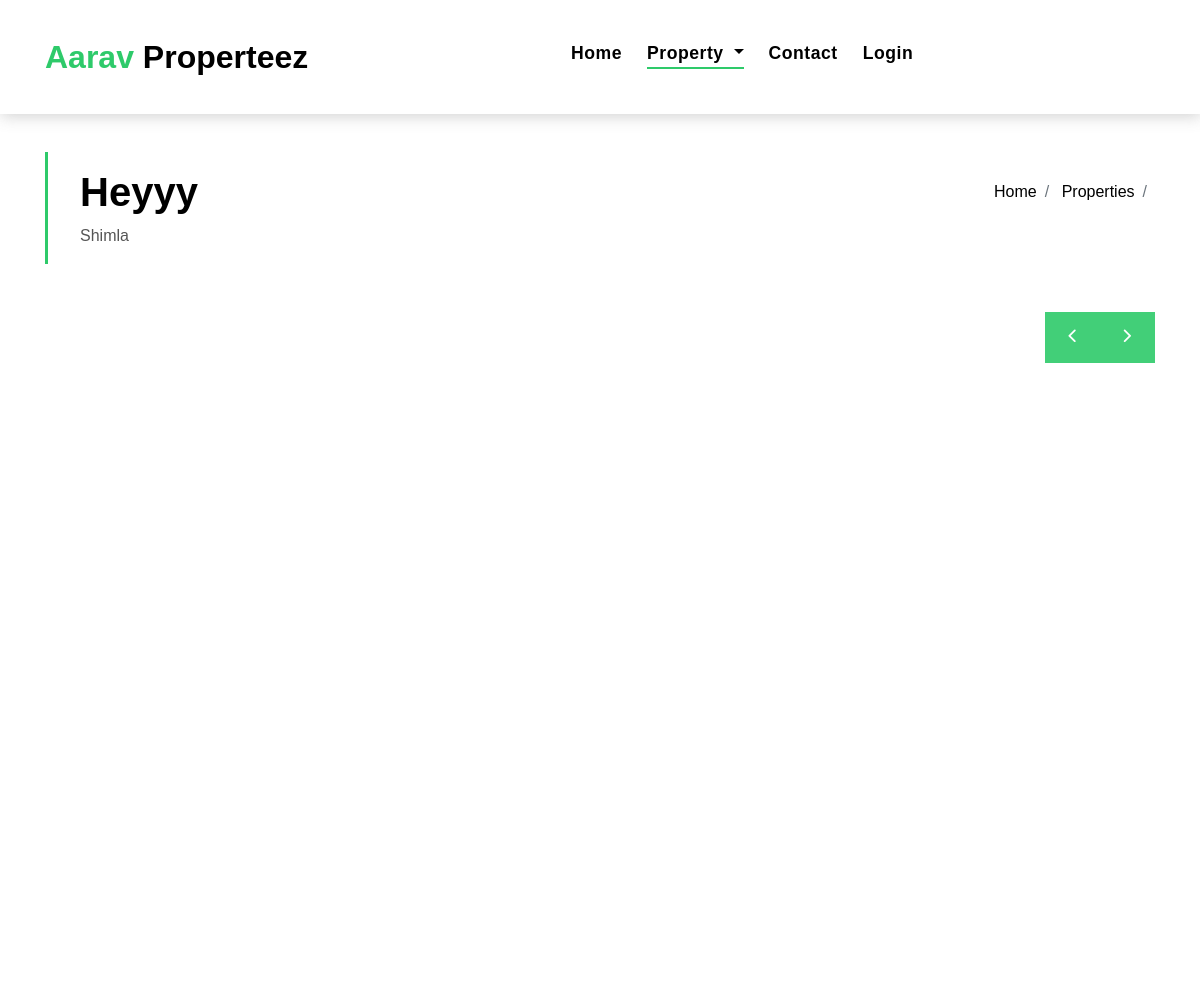
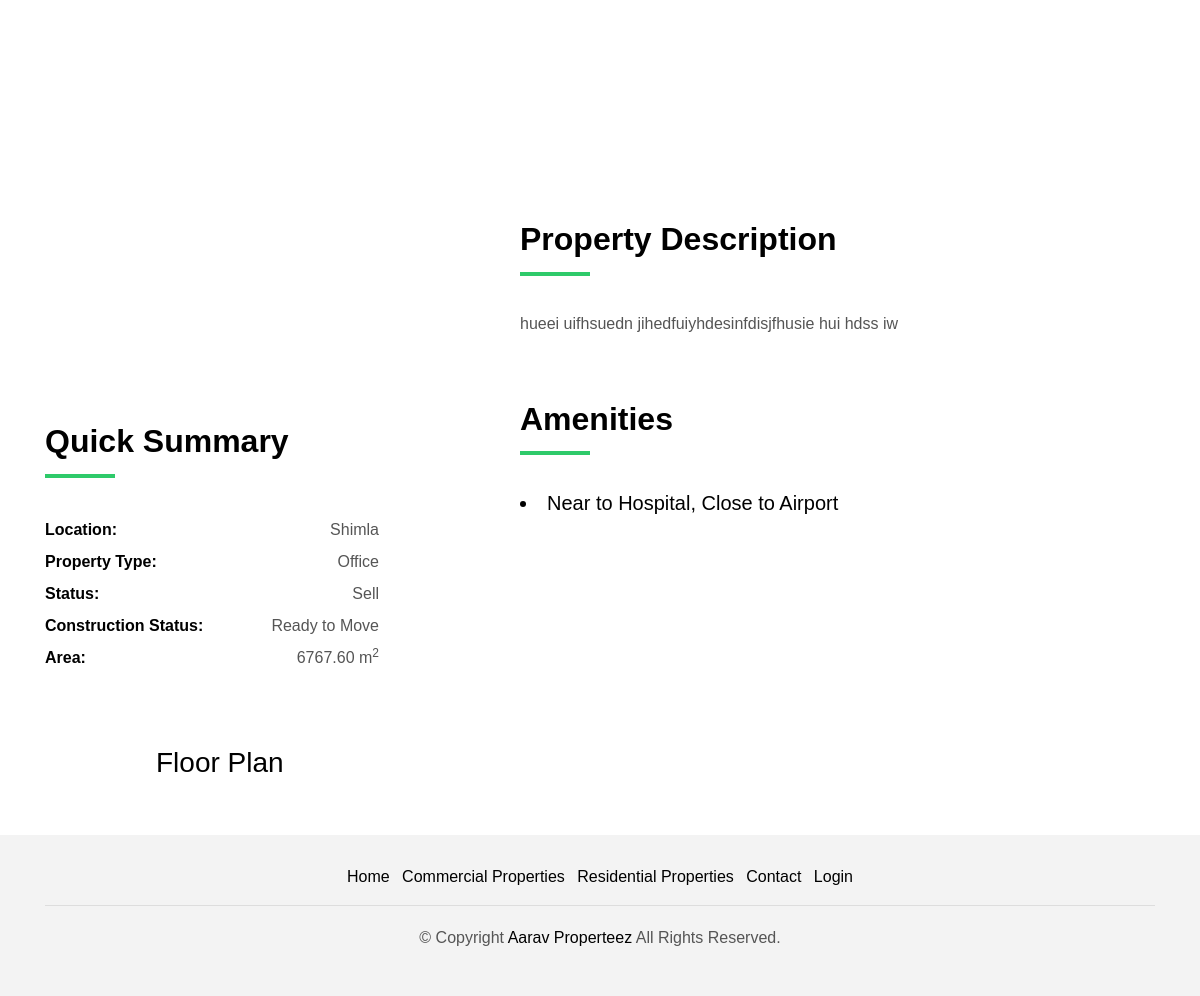
Screenshot of /commercial/8 with the database file from the repository (2 pictures, top to bottom).
### app/models.py (models this page shows, shortened)
class Commercial(models.Model):
    sno = models.AutoField(primary_key=True)
    main_image = models.ImageField(
        upload_to='main_images/', default='none', blank=False)
    area = models.DecimalField(max_digits=10, decimal_places=2)
    title = models.CharField(max_length=100)
    content = models.TextField()
    price = models.IntegerField()
    timestamp = models.DateTimeField(default=now)
    sell_or_rent = models.CharField(max_length=20,
                                    choices=SELL_OR_RENT_COMM_CHOICES)
    location = models.CharField(max_length=150)
    property_type = models.CharField(max_length=20,
                                     choices=COMM_PROPERTY_CHOICES)
    floorplan = models.ImageField(
        upload_to='floorplan_images/', default='none', blank=False)
    construction_status = models.CharField(max_length=20,
                                           choices=COMM_STATUS_CHOICES)
    amenities = MultiSelectField(choices=MY_COMM_CHOICES)

### app/views.py (the view)
# urls.py: path('commercial/<int:sno>', views.commercial_single_view,
def commercial_single_view(request, sno):
    property_data = Commercial.objects.filter(sno=sno)
    post = get_object_or_404(Commercial, sno=sno)
    photos = PostImage.objects.filter(post=post)
    context = {
        'property_data': property_data,
        'photos': photos,
    }
    return render(request, "commercial_single.html", context)

### templates/commercial_single.html (shortened to what this page needs)
{% extends 'base.html' %} {% load static %}
{% block propertyactive %} active{% endblock propertyactive %}
{% block content %}
{% for propertydata in property_data %}
<section class="intro-single">
    <div class="container">
        <div class="row">
            <div class="col-md-12 col-lg-8">
                <div class="title-single-box">
                    <h1 class="title-single">{{propertydata.title}}</h1>
                    <span class="color-text-a">{{propertydata.location}}</span>
                </div>
            </div>
            <div class="col-md-12 col-lg-4">
                <nav aria-label="breadcrumb" class="breadcrumb-box d-flex justify-content-lg-end">
                    <ol class="breadcrumb">
                        <li class="breadcrumb-item">
                            <a href="../">Home</a>
                        </li>
                        <li class="breadcrumb-item">
                            <a href="">Properties</a>
                        </li>
                        <li class="breadcrumb-item active" aria-current="page">
                        </li>
                    </ol>
                </nav>
            </div>
        </div>
    </div>
</section>
<section class="property-single nav-arrow-b">
    <div class="container">
        <div class="row">
            <div class="col-sm-12">
                <div id="property-single-carousel" class="owl-carousel owl-arrow gallery-property">
                </div>
                <div class="row justify-content-between">
                    <div class="col-md-5 col-lg-4">
                        <div class="property-summary">
                            <div class="row">
                                <div class="col-sm-12">
                                    <div class="title-box-d section-t4">
                                        <h3 class="title-d">Quick Summary</h3>
                                    </div>
                                </div>
                            </div>
                            <div class="summary-list">
                                <ul class="list">
                                    <li class="d-flex justify-content-between">
                                        <strong>Location:</strong>
                                        <span>{{propertydata.location}}</span>
                                    </li>
                                    <li class="d-flex justify-content-between">
                                        <strong>Property Type:</strong>
                                        <span>{{propertydata.property_type}}</span>
                                    </li>
                                    <li class="d-flex justify-content-between">
                                        <strong>Status:</strong>
                                        <span>{{propertydata.sell_or_rent}}</span>
                                    </li>
                                    <li class="d-flex justify-content-between">
                                        <strong>Construction Status:</strong>
                                        <span>{{propertydata.construction_status}}</span>
                                    </li>
                                    <li class="d-flex justify-content-between">
                                        <strong>Area:</strong>
                                        <span>{{propertydata.area}}
                                            m<sup>2</sup>
                                        </span>
                                    </li>
                                </ul>
                            </div>
                        </div>
                    </div>
                    <div class="col-md-7 col-lg-7 section-md-t3">
                        <div class="row">
                            <div class="col-sm-12">
                                <div class="title-box-d">
                                    <h3 class="title-d">Property Description</h3>
                                </div>
                            </div>
                        </div>
                        <div class="property-description">
                            <p class="description color-text-a">
                                {{propertydata.content}}
                            </p>
                        </div>
                        <div class="row section-t3">
                            <div class="col-sm-12">
                                <div class="title-box-d">
                                    <h3 class="title-d">Amenities</h3>
                                </div>
                            </div>
                        </div>
                        {% for a in property_data %}
                        <div class="amenities-list color-text-a">
                            <h5 class="">
                                <li>{{a.amenities}}</li>
                            </h5>
                        </div>
                        {% endfor %}
                    </div>
                </div>
            </div>
            <div class="col-md-10 offset-md-1">
                <ul class="nav nav-pills-a nav-pills mb-3 section-t3" id="pills-tab" role="tablist">
                    <li class="nav-item">
                        <a class="nav-link" id="pills-plans-tab" data-toggle="pill" href="#pills-plans" role="tab" aria-controls="pills-plans" aria-selected="false">
                            <h3>Floor Plan</h3>
                        </a>
                    </li>
                </ul>
                <div class="tab-content" id="pills-tabContent">
                    <div class="tab-pane fade show active" id="pills-plans" role="tabpanel" aria-labelledby="pills-plans-tab">
                    </div>
                </div>
            </div>
            <br>
            <br>
        </div>
    </div>
</section>
{% endfor %}
{% endblock content %}

### static/css/style.css (style rules this page uses)
body { font-family: "Poppins", sans-serif; color: #555555; }
h1, h2, h3, h4, h5, h6 { color: #000000; }
a { color: #000000; transition: all 0.5s ease; }
.color-text-a { color: #555555; }
.nav-pills-a.nav-pills .nav-link { color: #000000; position: relative; font-weight: 600; }
.section-t4 { padding-top: 4rem; }
.section-t3 { padding-top: 3rem; }
.title-box-d { padding-bottom: 1.8rem; margin-bottom: 1rem; position: relative; }
.title-box-d .title-d { font-weight: 600; font-size: 2rem; }
.title-box-d .title-d:after { content: ""; position: absolute; width: 70px; height: 4px; background-color: #2eca6a; bottom: 20px; left: 0; }
.intro-single { padding: 2rem 0 3rem; }
.intro-single .title-single-box { padding: 1rem 0 1rem 2rem; }
.intro-single .title-single-box { border-left: 3px solid #2eca6a; }
.intro-single .title-single-box .title-single { font-weight: 600; font-size: 2.2rem; }
.intro-single .breadcrumb-box { padding: 1rem 0 0 0.5rem; }
.intro-single .breadcrumb { background-color: transparent; padding-right: 0; padding-left: 0; }
.gallery-property { margin-bottom: 3rem; }
.summary-list { padding-right: 1rem; color: #000000; }
.summary-list .list { padding: 0; line-height: 2; }
.summary-list .list span { color: #555555; }
@media (min-width: 768px) { .intro-single .title-single-box .title-single { font-size: 2.1rem; } }
@media (min-width: 992px) { .intro-single .title-single-box .title-single { font-size: 2.5rem; } }

### rows the page displays
Commercial: title "Heyyy", location "Shimla", property_type "Office", sell_or_rent "Sell", construction_status "Ready to Move", area "6767.60", content "hueei uifhsuedn jihedfuiyhdesinfdisjfhusie hui hdss iw", amenities "Near to Hospital, Close to Airport"
